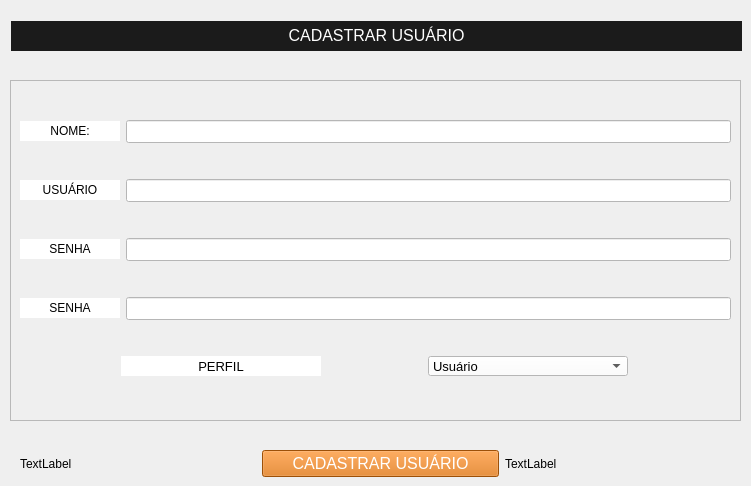
                <widget class="QWidget" name="tb_usuario">
                 <attribute name="title">
                  <string>USUÁRIO</string>
                 </attribute>
                 <widget class="QFrame" name="frame_3">
                  <property name="geometry">
                   <rect>
                    <x>10</x>
                    <y>80</y>
                    <width>731</width>
                    <height>341</height>
                   </rect>
                  </property>
                  <property name="frameShape">
                   <enum>QFrame::StyledPanel</enum>
                  </property>
                  <property name="frameShadow">
                   <enum>QFrame::Raised</enum>
                  </property>
                  <layout class="QGridLayout" name="gridLayout_2">
                   <item row="0" column="0">
                    <layout class="QHBoxLayout" name="horizontalLayout_6">
                     <item>
                      <widget class="QLabel" name="label_13">
                       <property name="minimumSize">
                        <size>
                         <width>100</width>
                         <height>0</height>
                        </size>
                       </property>
                       <property name="maximumSize">
                        <size>
                         <width>100</width>
                         <height>20</height>
                        </size>
                       </property>
                       <property name="styleSheet">
                        <string notr="true">background-color: rgb(255, 255, 255);</string>
                       </property>
                       <property name="text">
                        <string>NOME:</string>
                       </property>
                       <property name="alignment">
                        <set>Qt::AlignCenter</set>
                       </property>
                      </widget>
                     </item>
                     <item>
                      <widget class="QLineEdit" name="txt_nome">
                       <property name="font">
                        <font>
                         <pointsize>10</pointsize>
                        </font>
                       </property>
                       <property name="styleSheet">
                        <string notr="true">background-color: rgb(255, 255, 255);</string>
                       </property>
                      </widget>
                     </item>
                    </layout>
                   </item>
                   <item row="1" column="0">
                    <layout class="QHBoxLayout" name="horizontalLayout_7">
                     <item>
                      <widget class="QLabel" name="label_14">
                       <property name="minimumSize">
                        <size>
                         <width>100</width>
                         <height>0</height>
                        </size>
                       </property>
                       <property name="maximumSize">
                        <size>
                         <width>100</width>
                         <height>20</height>
                        </size>
                       </property>
                       <property name="styleSheet">
                        <string notr="true">background-color: rgb(255, 255, 255);</string>
                       </property>
                       <property name="text">
                        <string>USUÁRIO</string>
                       </property>
                       <property name="alignment">
                        <set>Qt::AlignCenter</set>
                       </property>
                      </widget>
                     </item>
                     <item>
                      <widget class="QLineEdit" name="txt_usuario">
                       <property name="font">
                        <font>
                         <pointsize>10</pointsize>
                        </font>
                       </property>
                       <property name="styleSheet">
                        <string notr="true">background-color: rgb(255, 255, 255);</string>
                       </property>
                      </widget>
                     </item>
                    </layout>
                   </item>
                   <item row="2" column="0">
                    <layout class="QHBoxLayout" name="horizontalLayout_8">
                     <item>
                      <widget class="QLabel" name="label_15">
                       <property name="minimumSize">
                        <size>
                         <width>100</width>
                         <height>0</height>
                        </size>
                       </property>
                       <property name="maximumSize">
                        <size>
                         <width>100</width>
                         <height>20</height>
                        </size>
                       </property>
                       <property name="styleSheet">
                        <string notr="true">background-color: rgb(255, 255, 255);</string>
                       </property>
                       <property name="text">
                        <string>SENHA</string>
                       </property>
                       <property name="alignment">
                        <set>Qt::AlignCenter</set>
                       </property>
                      </widget>
                     </item>
                     <item>
                      <widget class="QLineEdit" name="txt_senha">
                       <property name="font">
                        <font>
                         <pointsize>10</pointsize>
                        </font>
                       </property>
                       <property name="styleSheet">
                        <string notr="true">background-color: rgb(255, 255, 255);</string>
                       </property>
                       <property name="echoMode">
                        <enum>QLineEdit::Password</enum>
                       </property>
                      </widget>
                     </item>
                    </layout>
                   </item>
                   <item row="3" column="0">
                    <layout class="QHBoxLayout" name="horizontalLayout_9">
                     <item>
                      <widget class="QLabel" name="label_16">
                       <property name="minimumSize">
                        <size>
                         <width>100</width>
                         <height>0</height>
                        </size>
                       </property>
                       <property name="maximumSize">
                        <size>
                         <width>100</width>
                         <height>20</height>
                        </size>
                       </property>
                       <property name="styleSheet">
                        <string notr="true">background-color: rgb(255, 255, 255);</string>
                       </property>
                       <property name="text">
                        <string>SENHA</string>
                       </property>
                       <property name="alignment">
                        <set>Qt::AlignCenter</set>
                       </property>
                      </widget>
                     </item>
                     <item>
                      <widget class="QLineEdit" name="txt_senha_2">
                       <property name="font">
                        <font>
                         <pointsize>10</pointsize>
                        </font>
                       </property>
                       <property name="styleSheet">
                        <string notr="true">background-color: rgb(255, 255, 255);</string>
                       </property>
                       <property name="echoMode">
                        <enum>QLineEdit::Password</enum>
                       </property>
                      </widget>
                     </item>
                    </layout>
                   </item>
                   <item row="4" column="0">
                    <layout class="QHBoxLayout" name="horizontalLayout_10">
                     <item>
                      <widget class="QLabel" name="label_17">
                       <property name="minimumSize">
                        <size>
                         <width>200</width>
                         <height>0</height>
                        </size>
                       </property>
                       <property name="maximumSize">
                        <size>
                         <width>100</width>
                         <height>20</height>
                        </size>
                       </property>
                       <property name="font">
                        <font>
                         <pointsize>10</pointsize>
                        </font>
                       </property>
                       <property name="styleSheet">
                        <string notr="true">background-color: rgb(255, 255, 255);</string>
                       </property>
                       <property name="text">
                        <string>PERFIL</string>
                       </property>
                       <property name="alignment">
                        <set>Qt::AlignCenter</set>
                       </property>
                      </widget>
                     </item>
                     <item>
                      <widget class="QComboBox" name="cb_perfil">
                       <property name="maximumSize">
                        <size>
                         <width>200</width>
                         <height>20</height>
                        </size>
                       </property>
                       <property name="font">
                        <font>
                         <pointsize>10</pointsize>
                        </font>
                       </property>
                       <property name="cursor">
                        <cursorShape>PointingHandCursor</cursorShape>
                       </property>
                       <property name="styleSheet">
                        <string notr="true">background-color: rgb(255, 255, 255);</string>
                       </property>
                       <item>
                        <property name="text">
                         <string>Usuário</string>
                        </property>
                       </item>
                       <item>
                        <property name="text">
                         <string>Administrador</string>
                        </property>
                       </item>
                      </widget>
                     </item>
                    </layout>
                   </item>
                  </layout>
                 </widget>
                 <widget class="QWidget" name="layoutWidget_7">
                  <property name="geometry">
                   <rect>
                    <x>20</x>
                    <y>450</y>
                    <width>721</width>
                    <height>27</height>
                   </rect>
                  </property>
                  <layout class="QHBoxLayout" name="horizontalLayout_18">
                   <item>
                    <widget class="QLabel" name="label_27">
                     <property name="text">
                      <string>TextLabel</string>
                     </property>
                    </widget>
                   </item>
                   <item>
                    <widget class="QPushButton" name="btn_cadastre_usuario">
                     <property name="minimumSize">
                      <size>
                       <width>0</width>
                       <height>25</height>
                      </size>
                     </property>
                     <property name="font">
                      <font>
                       <pointsize>12</pointsize>
                      </font>
                     </property>
                     <property name="cursor">
                      <cursorShape>PointingHandCursor</cursorShape>
                     </property>
                     <property name="styleSheet">
                      <string notr="true">QPushButton{

	color: rgb(255, 255, 255);
	background-color: rgb(220, 112, 11);
	border-radius:10Px
}

QPushButton:hover{

	color: rgb(0, 0, 0);
	background-color: rgb(255, 255, 255);

}</string>
                     </property>
                     <property name="text">
                      <string>CADASTRAR USUÁRIO</string>
                     </property>
                    </widget>
                   </item>
                   <item>
                    <widget class="QLabel" name="label_28">
                     <property name="text">
                      <string>TextLabel</string>
                     </property>
                    </widget>
                   </item>
                  </layout>
                 </widget>
                 <widget class="QLabel" name="label_6">
                  <property name="geometry">
                   <rect>
                    <x>11</x>
                    <y>21</y>
                    <width>731</width>
                    <height>30</height>
                   </rect>
                  </property>
                  <property name="minimumSize">
                   <size>
                    <width>0</width>
                    <height>30</height>
                   </size>
                  </property>
                  <property name="styleSheet">
                   <string notr="true">background-color: rgb(27, 27, 27);
color: rgb(255, 252, 210);</string>
                  </property>
                  <property name="text">
                   <string>&lt;html&gt;&lt;head/&gt;&lt;body&gt;&lt;p align=&quot;center&quot;&gt;&lt;span style=&quot; font-size:12pt; color:#ffffff;&quot;&gt;CADASTRAR USUÁRIO&lt;/span&gt;&lt;/p&gt;&lt;/body&gt;&lt;/html&gt;</string>
                  </property>
                 </widget>
                </widget>
